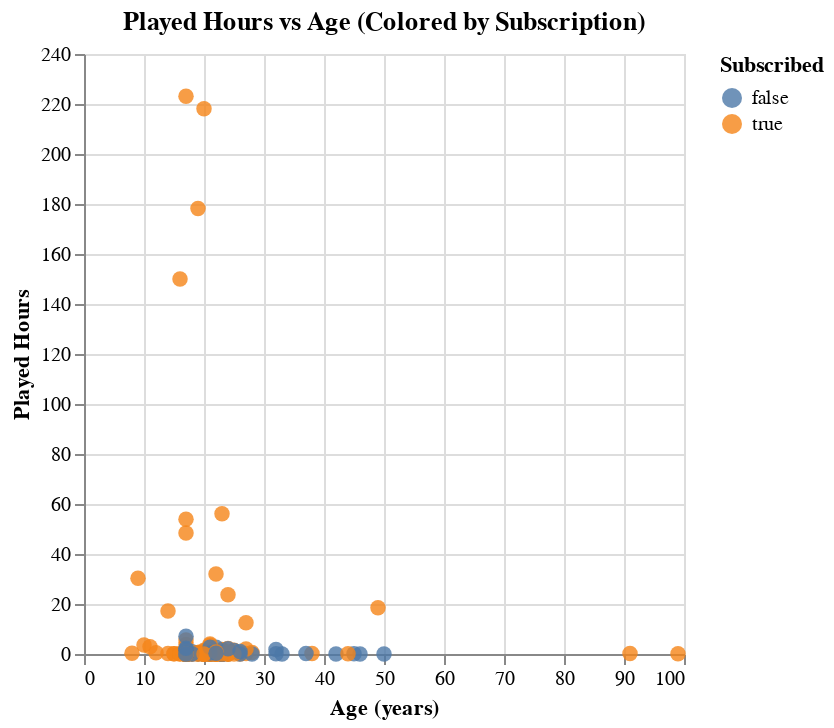

Here is the notebook cell this chart was saved with:
### Markdown cell above
The bar chart shows that average played hours increase as experience level rises, from Beginners to Pros. This shows that more experienced players generally spend more time playing. Other than that, within nearly every experience level, subscribed players tend to have higher average played hours than non-subscribers.


**Chart 2: Played Hours vs Age (colored by subscription)**

This shows whether subscribed users spend more time playing across different ages with Played Hours on the y-axis and Age on the x-axis

### Code cell
hours_age = alt.Chart(players).mark_circle(size=60, opacity=0.8).encode(
    x=alt.X('age:Q', title='Age (years)'),
    y=alt.Y('played_hours:Q', title='Played Hours'),
    color=alt.Color('subscribe:N', title='Subscribed'),
    tooltip=['name', 'experience', 'subscribe', 'age', 'played_hours']
).properties(
    title='Played Hours vs Age (Colored by Subscription)'
)

hours_age

### Figure 1 — Vega-Lite specification as saved in the notebook (floating-point values rounded to 4 significant figures; data arrays with more than 128 entries replaced by an {"elided": "..."} marker saying what was removed)
{"config": {"view": {"continuousWidth": 300, "continuousHeight": 300}}, "data": {"name": "data-dc39170511f3ba1e9a8571eea42c5369"}, "mark": {"type": "circle", "opacity": 0.8, "size": 60}, "encoding": {"color": {"field": "subscribe", "title": "Subscribed", "type": "nominal"}, "tooltip": [{"field": "name", "type": "nominal"}, {"field": "experience", "type": "nominal"}, {"field": "subscribe", "type": "nominal"}, {"field": "age", "type": "quantitative"}, {"field": "played_hours", "type": "quantitative"}], "x": {"field": "age", "title": "Age (years)", "type": "quantitative"}, "y": {"field": "played_hours", "title": "Played Hours", "type": "quantitative"}}, "title": "Played Hours vs Age (Colored by Subscription)", "$schema": "https://vega.github.io/schema/vega-lite/v5.20.1.json", "datasets": {"data-dc39170511f3ba1e9a8571eea42c5369": {"elided": "196 records"}}}
